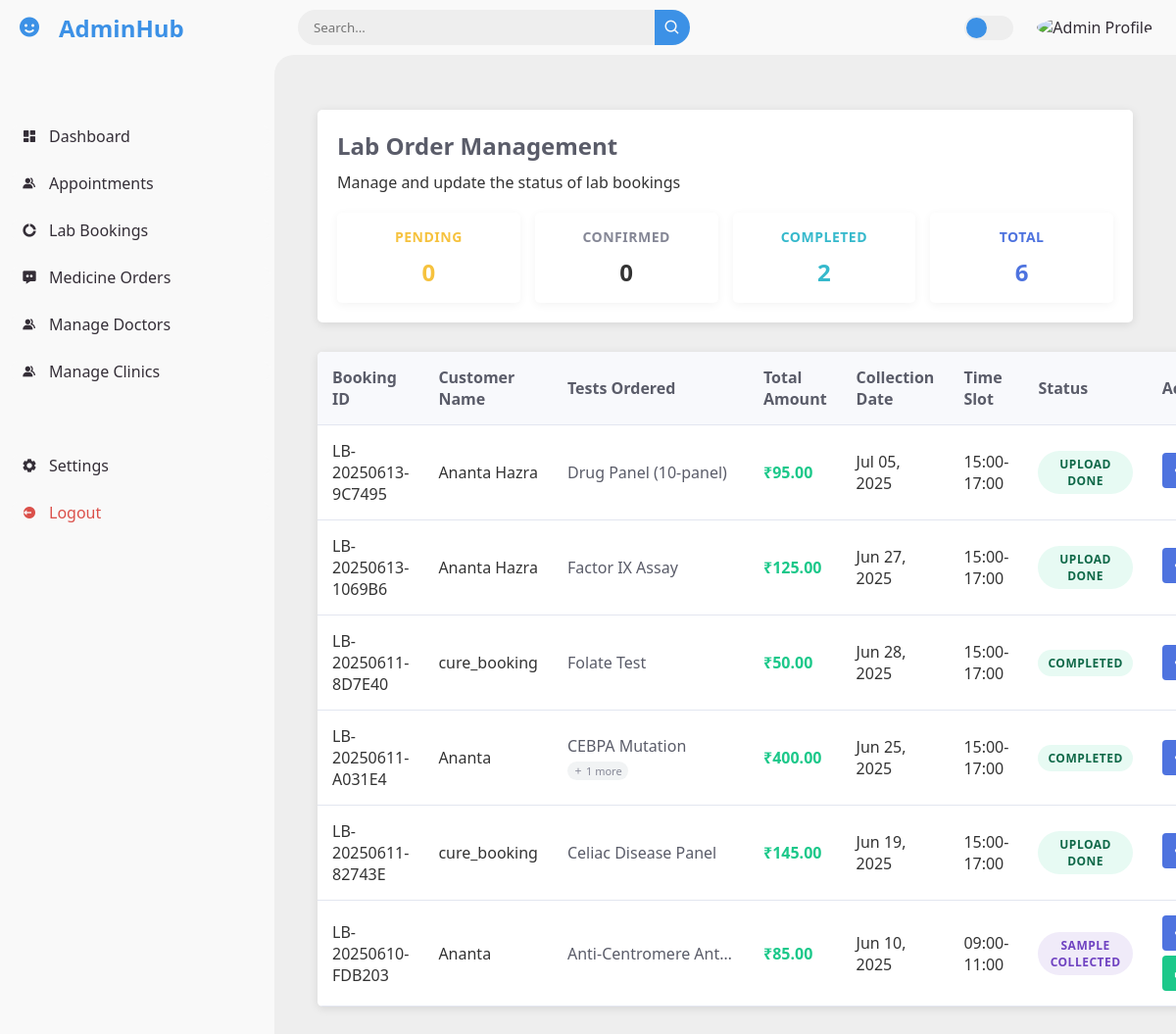
The page /adminhub/lab-bookings/view_lab_bookings.php (signed in) on the database as committed earlier.
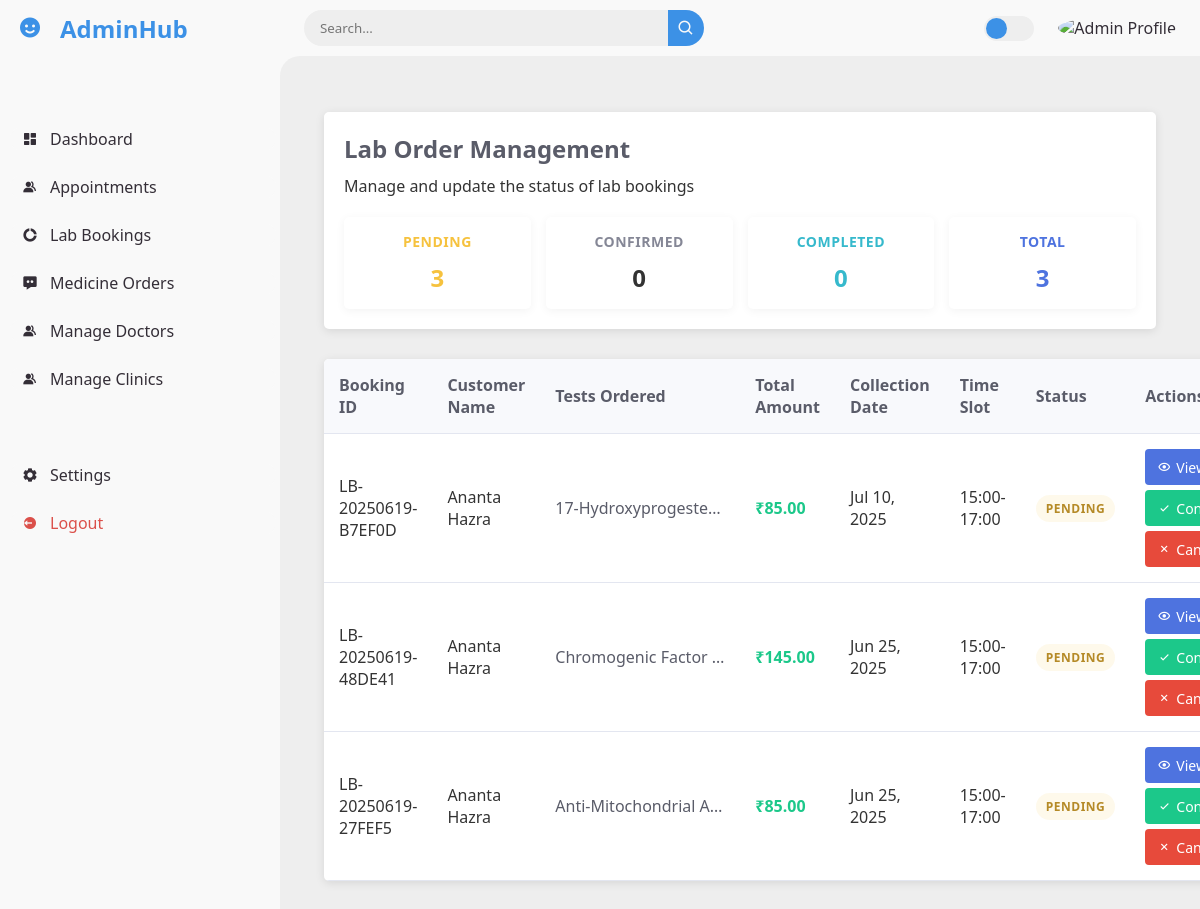
The same page on the database as committed later.
### tables this page shows
CREATE TABLE `lab_orders` (
  `id` int(11) NOT NULL,
  `booking_id` varchar(50) NOT NULL,
  `customer_name` varchar(100) NOT NULL,
  `phone` varchar(20) NOT NULL,
  `email` varchar(100) NOT NULL,
  `address` text NOT NULL,
  `sample_collection_date` date NOT NULL,
  `time_slot` varchar(20) NOT NULL,
  `total_amount` decimal(10,2) NOT NULL DEFAULT 0.00,
  `status` enum('Pending','Confirmed','Sample Collected','In Progress','Completed','Cancelled','Upload Done') DEFAULT 'Pending',
  `created_at` timestamp NOT NULL DEFAULT current_timestamp(),
  `updated_at` timestamp NOT NULL DEFAULT current_timestamp() ON UPDATE current_timestamp(),
  `booked_by_email` varchar(255) DEFAULT '',
  `booked_by_name` varchar(255) DEFAULT '',
  `clinic_id` int(11) DEFAULT NULL,
  `clinic_name` varchar(255) DEFAULT NULL,
  `report_file` varchar(255) DEFAULT NULL,
  `report_uploaded_at` timestamp NULL DEFAULT NULL
);

### adminhub/lab-bookings/view_lab_bookings.php (the view, shortened to what the changed rows need)
<?php
    require_once '../include/database_connection.php';
    $sql = "SELECT
                lo.*,
                GROUP_CONCAT(DISTINCT loi.test_name ORDER BY loi.test_name SEPARATOR ', ') as test_names,
                GROUP_CONCAT(DISTINCT CONCAT(loi.test_name, ' (₹', FORMAT(loi.test_price, 2), ')') ORDER BY loi.test_name SEPARATOR '<br>') as test_details,
                COUNT(DISTINCT loi.id) as total_tests
            FROM lab_orders lo
            LEFT JOIN lab_order_items loi ON lo.id = loi.order_id
            GROUP BY lo.id, lo.booking_id, lo.customer_name, lo.phone, lo.email, lo.address,
                     lo.sample_collection_date, lo.time_slot, lo.total_amount, lo.status, lo.created_at, lo.report_file
            ORDER BY lo.created_at DESC";
    $result = $conn->query($sql);
    $countSql = "SELECT status, COUNT(*) as count FROM lab_orders GROUP BY status";
    $countResult = $conn->query($countSql);
    $statusCounts = [
        'Pending' => 0,
        'Confirmed' => 0,
        'Sample Collected' => 0,
        'In Progress' => 0,
        'Completed' => 0,
        'Cancelled' => 0,
        'Total' => 0
    ];
    if ($countResult->num_rows > 0) {
        while($row = $countResult->fetch_assoc()) {
            $statusCounts[$row['status']] = $row['count'];
            $statusCounts['Total'] += $row['count'];
        }
    }
?>
<!DOCTYPE html>
<html lang="en">
<head>
    <link rel="stylesheet" href="style.css">
    <link rel="stylesheet" href="styles.css">
    <link href='https://unpkg.com/boxicons@2.0.9/css/boxicons.min.css' rel='stylesheet'>
</head>
<body>
    <section id="content">
        <main>
            <div class="container">
                <header>
                    <h1>Lab Order Management</h1>
                    <div class="status-summary">
                        <div class="status-card pending">
                            <h3>Pending</h3>
                            <p id="pending-count"><?php echo $statusCounts['Pending']; ?></p>
                        </div>
                        <div class="status-card completed">
                            <h3>Completed</h3>
                            <p id="completed-count"><?php echo $statusCounts['Completed']; ?></p>
                        </div>
                        <div class="status-card total">
                            <h3>Total</h3>
                            <p id="total-count"><?php echo $statusCounts['Total']; ?></p>
                        </div>
                    </div>
                </header>
                <div class="bookings-container">
                    <?php if ($result->num_rows > 0): ?>
                    <table class="bookings-table">
                        <thead>
                            <tr>
                                <th>Booking ID</th>
                                <th>Customer Name</th>
                                <th>Tests Ordered</th>
                                <th>Total Amount</th>
                                <th>Collection Date</th>
                                <th>Time Slot</th>
                                <th>Status</th>
                                <th class="actions-column">Actions</th>
                            </tr>
                        </thead>
                        <tbody>
                            <?php while($row = $result->fetch_assoc()): ?>
                                <tr>
                                    <td><?php echo htmlspecialchars($row['booking_id']); ?></td>
                                    <td><?php echo htmlspecialchars($row['customer_name']); ?></td>
                                    <td class="test-list">
                                        <div class="single-test-display">
                                            <?php
                                                if ($row['test_names']) {
                                                    $testNames = explode(', ', $row['test_names']);
                                                    $firstTest = $testNames[0];
                                                    $totalTests = intval($row['total_tests']);
                                                    echo '<div class="primary-test-name" title="' . htmlspecialchars($row['test_names']) . '">';
                                                    echo htmlspecialchars($firstTest);
                                                    echo '</div>';
                                                    if ($totalTests > 1) {
                                                        echo '<div class="test-count-badge">';
                                                        echo '<i class="bx bx-plus"></i>';
                                                        echo ($totalTests - 1) . ' more';
                                                        echo '</div>';
                                                    }
                                                } else {
                                                    echo '<div class="primary-test-name">No tests found</div>';
                                                }
                                            ?>
                                        </div>
                                    </td>
                                    <td class="amount-highlight">₹<?php echo number_format($row['total_amount'], 2); ?></td>
                                    <td><?php echo date('M d, Y', strtotime($row['sample_collection_date'])); ?></td>
                                    <td><?php echo htmlspecialchars($row['time_slot']); ?></td>
                                    <td>
                                        <span class="status status-<?php echo strtolower(str_replace(' ', '-', $row['status'])); ?>">
                                            <?php echo htmlspecialchars($row['status']); ?>
                                        </span>
                                    </td>
                                    <td class="actions-column">
                                        <div class="actions">
                                            <button class="btn-view" onclick="viewBookingDetails('<?php echo $row['id']; ?>')">
                                                <i class='bx bx-show'></i> View
                                            </button>
                                            <?php if($row['status'] == 'Pending'): ?>
                                                <form action="<?php echo htmlspecialchars($_SERVER["PHP_SELF"]); ?>" method="post" class="status-form">
                                                    <button type="submit" class="btn-accept">
                                                        <i class='bx bx-check'></i>Confirm
                                                    </button>
                                                </form>
                                                <form action="<?php echo htmlspecialchars($_SERVER["PHP_SELF"]); ?>" method="post" class="status-form">
                                                    <button type="submit" class="btn-reject">
                                                        <i class='bx bx-x'></i>Cancel
                                                    </button>
                                                </form>
                                            <?php elseif($row['status'] == 'Sample Collected'): ?>
                                                <button class="btn-complete" onclick="openUploadModal('<?php echo htmlspecialchars($row['booking_id']); ?>', '<?php echo htmlspecialchars($row['customer_name']); ?>')">
                                                    <i class='bx bx-upload'></i>Complete
                                                </button>
                                            <?php endif; ?>
                                        </div>
                                    </td>
                                </tr>
                            <?php endwhile; ?>
                        </tbody>
                    </table>
                    <?php endif; ?>
                </div>
            </div>
        </main>
    </section>
</body>
</html>

Rows that differ between the two databases and show on the page:
removed lab_orders: booking "LB-20250613-9C7495", customer_name "Ananta Hazra", firstTest "Drug Panel (10-panel)", total_amount "95.00", sample_collection_date "Jul 05, 2025", time_slot "15:00-17:00", status "UPLOAD DONE"
removed lab_orders: booking "LB-20250613-1069B6", customer_name "Ananta Hazra", firstTest "Factor IX Assay", total_amount "125.00", sample_collection_date "Jun 27, 2025", time_slot "15:00-17:00", status "UPLOAD DONE"
removed lab_orders: booking "LB-20250611-8D7E40", customer_name "cure_booking", firstTest "Folate Test", total_amount "50.00", sample_collection_date "Jun 28, 2025", time_slot "15:00-17:00", status "COMPLETED"
removed lab_orders: booking "LB-20250611-A031E4", customer_name "Ananta", firstTest "CEBPA Mutation", totalTests "1", total_amount "400.00", sample_collection_date "Jun 25, 2025", time_slot "15:00-17:00", status "COMPLETED"
removed lab_orders: booking "LB-20250611-82743E", customer_name "cure_booking", firstTest "Celiac Disease Panel", total_amount "145.00", sample_collection_date "Jun 19, 2025", time_slot "15:00-17:00", status "UPLOAD DONE"
removed lab_orders: booking "LB-20250610-FDB203", customer_name "Ananta", firstTest "Anti-Centromere Ant…", total_amount "85.00", sample_collection_date "Jun 10, 2025", time_slot "09:00-11:00", status "SAMPLE COLLECTED"
added lab_orders: booking "LB-20250619-B7EF0D", customer_name "Ananta Hazra", firstTest "17-Hydroxyprogeste…", total_amount "85.00", sample_collection_date "Jul 10, 2025", time_slot "15:00-17:00", status "PENDING"
added lab_orders: booking "LB-20250619-48DE41", customer_name "Ananta Hazra", firstTest "Chromogenic Factor…", total_amount "145.00", sample_collection_date "Jun 25, 2025", time_slot "15:00-17:00", status "PENDING"
added lab_orders: booking "LB-20250619-27FEF5", customer_name "Ananta Hazra", firstTest "Anti-Mitochondrial A…", total_amount "85.00", sample_collection_date "Jun 25, 2025", time_slot "15:00-17:00", status "PENDING"
Other text that changed with them:
$statusCounts['Pending']: "0" → "3"
$statusCounts['Completed']: "2" → "0"
$statusCounts['Total']: "6" → "3"
